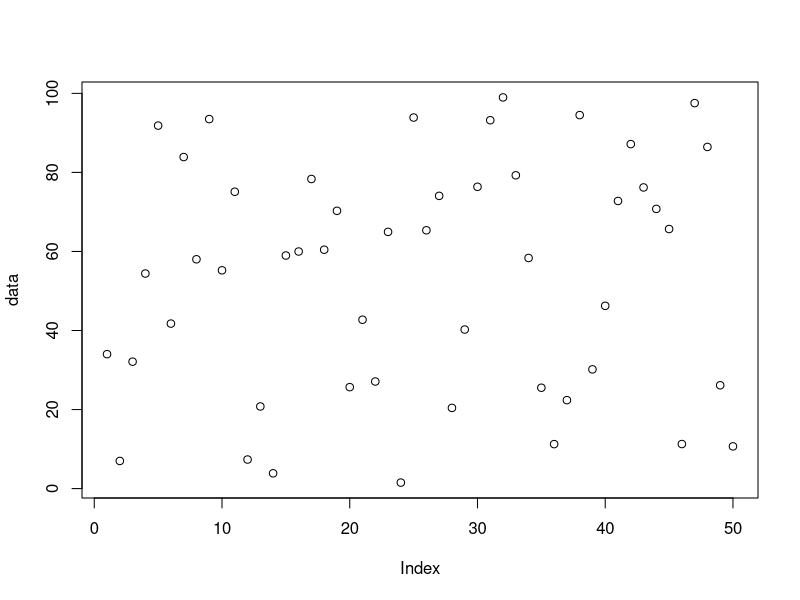
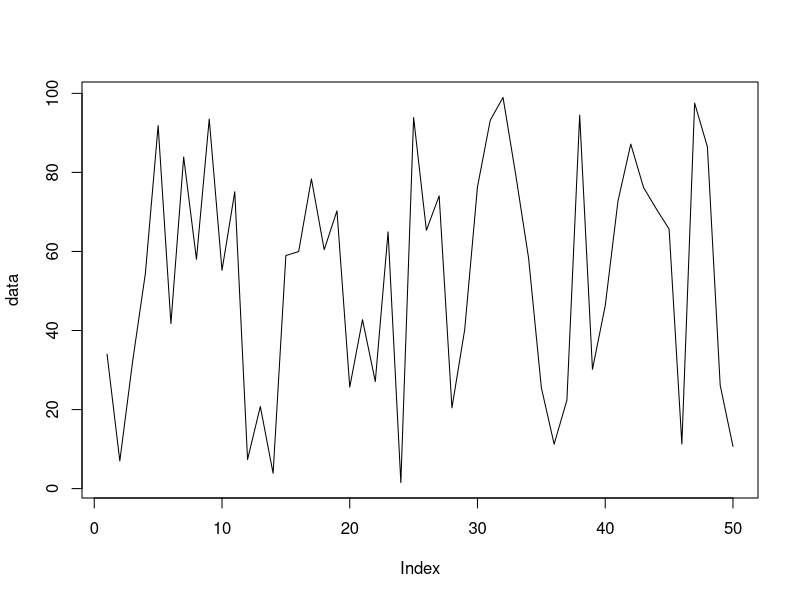
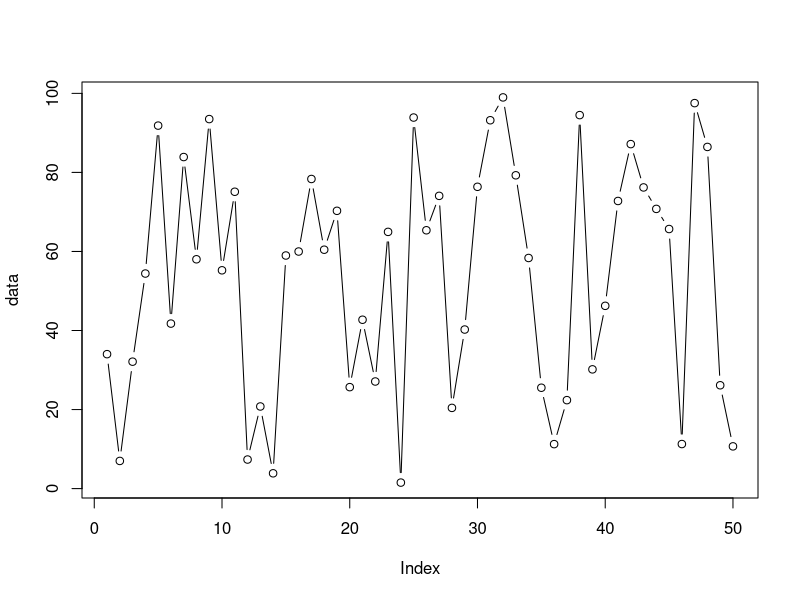
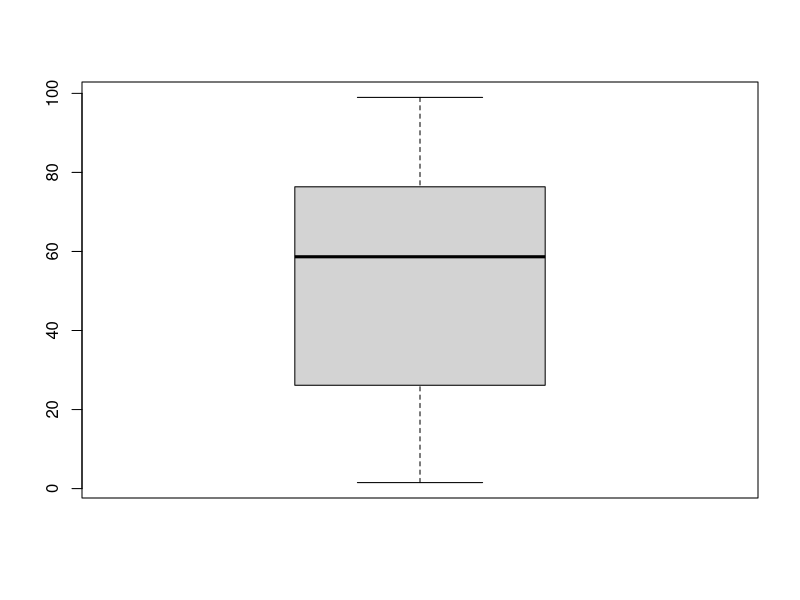
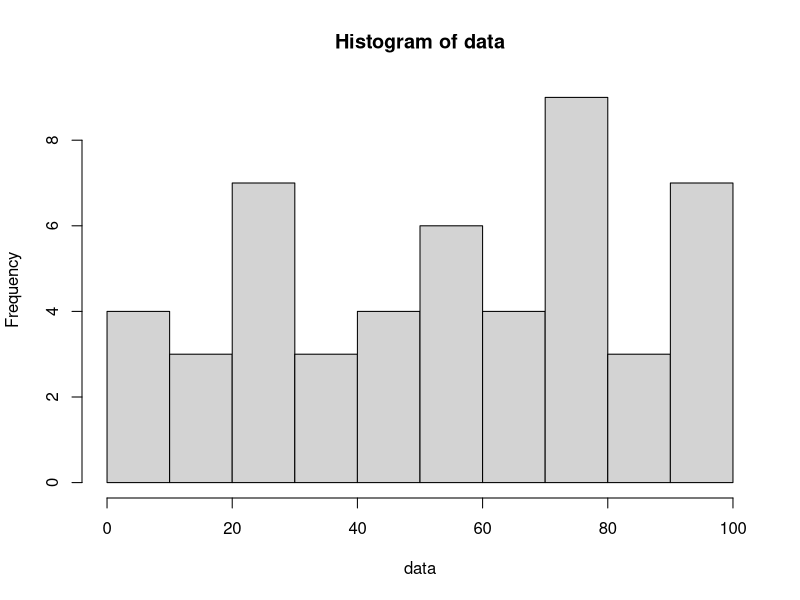
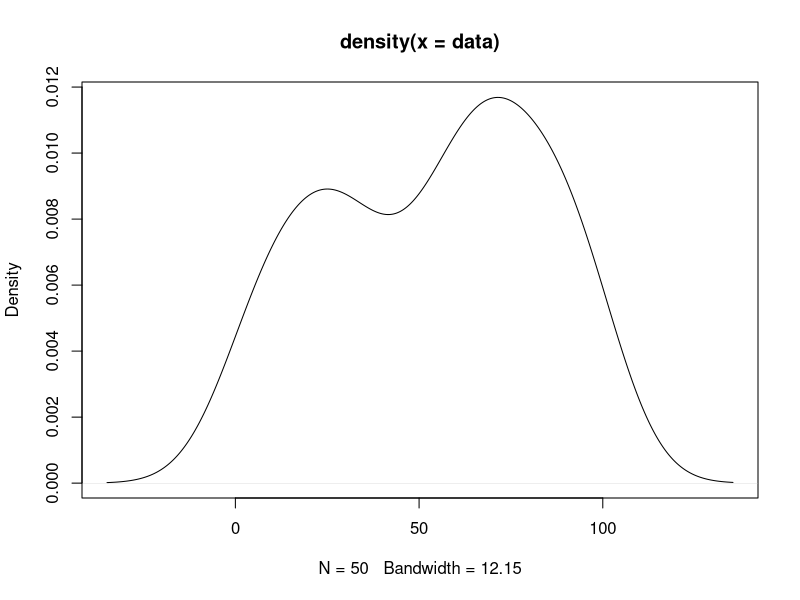
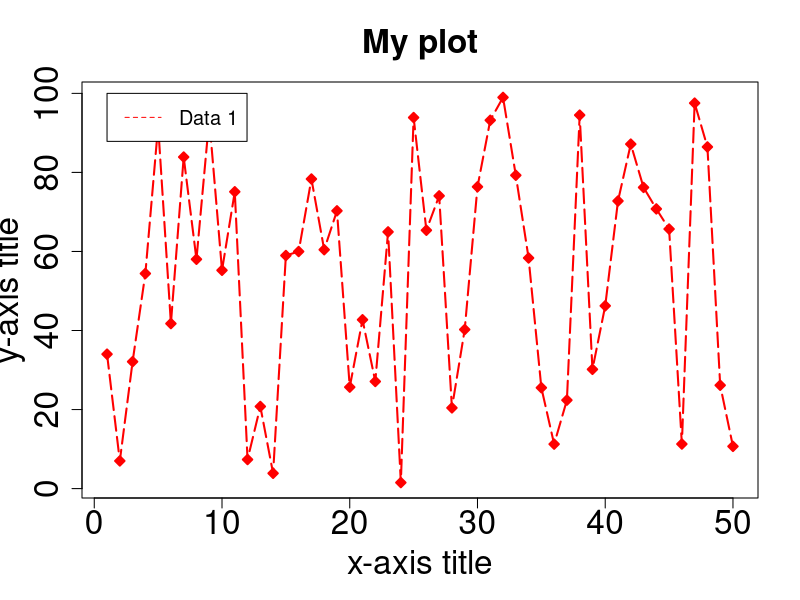
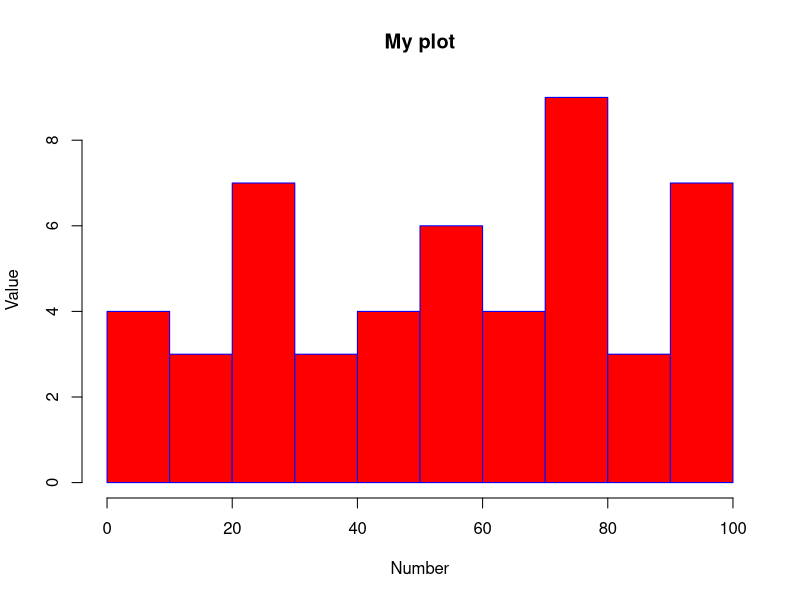

Reproduce these figures in R, in order.
## ---- chunk 1
# Create 50 random numbers between 0 and 100  
data=runif(50, 0, 100)   #runif stands for random numbers from a uniform distribution

# Let's plot the data
plot(data)            # The "plot" function initializes the plot.
plot(data, type="l")  # The "type" argument changes the plot type. "l" calls up a line plot
plot(data, type="b")  # Buffered points joined by lines

# Try options type = "o" and type = "c" as well.

# We can also quickly visualize boxplots, histograms, and density plots using the same procedure
boxplot(data)        # Box-and-whisker plot
hist(data)           # Histogram points
plot(density(data))  # Plot with density distribution 

## ---- chunk 2
# Line plots
plot(data,type="o", col="red",
     xlab="x-axis title",ylab ="y-axis title", 
     main="My plot", # Name of axis labels and title
     cex.axis=2, cex.main=2,cex.lab=2,            # Size of axes, title and label
     pch=23,       # Change marker style
     bg="red",     # Change color of markers
     lty=5,        # Change line style
     lwd=2         # Selecting line width
) 
# Adding legend
legend(1, 100, legend=c("Data 1"),
       col=c("red"), lty=2, cex=1.2)

# Histograms
hist(data,col="red",
     xlab="Number",ylab ="Value", main="My plot", # Name of axis labels and title
     border="blue"
) 

# Try adjusting the parameters:
# hist(data,col="red",
#      xlab="Number",ylab ="Value", main="My plot", # Name of axis labels and title
#      cex.axis=2, cex.main=2,cex.lab=2,            # Size of axes, title and label
#      border="blue", 
#      xlim=c(0,100), # Control the limits of the x-axis
#      las=0,      # Try different values of las: 0,1,2,3 to rotate labels
#      breaks=5    # Try using 5,20,50, 100
# ) # Using more options and controls

## ---- chunk 3

plot_data=data.frame(x=runif(50,0,10), 
                     y=runif(50,20,30), 
                     z=runif(50,30,40)) 

plot(plot_data$x, plot_data$y) # Scatter plot of x and y data

# Mandatory beautification
plot(plot_data$x,plot_data$y, xlab="Data X", ylab="Data Y", main="X vs Y plot",
     col="darkred",pch=20,cex=1.5) # Scatter plot of x and y data

# Multiple lines on one axis
matplot(plot_data, type = c("b"),pch=16,col = 1:4) 
matplot(plot_data, type = c("b","l","o"),pch=16,col = 1:4) # Try this now. Any difference? 
legend("topleft", legend = 1:4, col=1:4, pch=1)            # Add legend to a top left
legend("top", legend = 1:4, col=1:4, pch=1)                # Add legend to at top center
legend("bottomright", legend = 1:4, col=1:4, pch=1)        # Add legend at the bottom right

## ---- chunk 4


date=seq(as.Date('2011-01-01'),as.Date('2011-01-31'),by = 1) # Generate a sequence 31 days
data=runif(31,0,10)                 # Generate 31 random values between 0 and 10
df=data.frame(Date=date,Value=data) # Combine the data in a data frame
plot(df,type="o")

## ---- chunk 5

par(mfrow=c(2,2)) # Call a plot with 4 quadrants

# Plot 1
matplot(plot_data, type = c("b"),pch=16,col = 1:4) 

# Plot 2
plot(plot_data$x,plot_data$y) 

# Plot 3
hist(data,col="red",
     xlab="Number",ylab ="Value", main="My plot", 
     border="blue") 

# Plot4
plot(data,type="o", col="red",
     xlab="Number",ylab ="Value", main="My plot",
     cex.axis=2, cex.main=2,cex.lab=2, 
     pch=23,   
     bg="red", 
     lty=5, 
     lwd=2 
) 

# Alternatively, we can call up a plot using a matrix
matrix(c(1,1,2,3), 2, 2, byrow = TRUE) # Plot 1 is plotted for first two spots, followed by plot 2 and 3 

layout(matrix(c(1,1,2,3), 2, 2, byrow = TRUE)) # Fixes a layout of the plots we want to make

 # Plot 1
matplot(plot_data, type = c("b"),pch=16,col = 1:4)

# Plot2
plot(plot_data$x,plot_data$y) 

# Plot 3
hist(data,col="red",
     xlab="Number",ylab ="Value", main="My plot",
     border="blue"
)
## ---- chunk 6

png("awesome_plot.png", width=4, height=4, units="in", res=400) 
#Tells R we will plot image in png of given specification

matplot(plot_data, type = c("b","l","o"),pch=16,col = 1:4)  
legend("topleft", legend = 1:4, col=1:4, pch=1)

dev.off() # Very important: this sends the image to disc
# Keep pressing till you get the following: 
# Error in dev.off() : cannot shut down device 1 (the null device) 
# This ensures that we are no longer plotting.

# It looks like what everything we just plotted was squeezed together to tightly. Let's change the size.
png("awesome_plot.png", width=6, height=4, units="in", res=400)  #note change in dimension
#Tells R we will plot image in png of given specification

matplot(plot_data, type = c("b","l","o"),pch=16,col = 1:3)  
legend("topleft", legend = 1:3, col=1:3, pch=16)

dev.off() 

